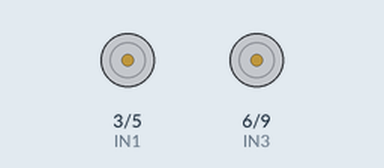
Bench run of a sketch on a simulated Arduino Uno, built with avr-gcc and run on an emulated ATmega328P. Shown: motor-driver pin pairs drawn as motors (green arrow = first pin HIGH = forward, orange = second pin HIGH = backward, longer = more drive). At 7.9 s the program stops and its outputs stay as they are.

Above: at 2.15 s.
At 2.5 s:
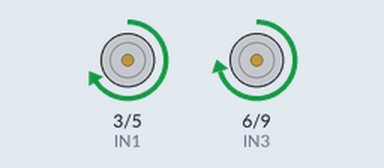
Timing chart, 0 to 9.4 s (numbered marks = the images above):
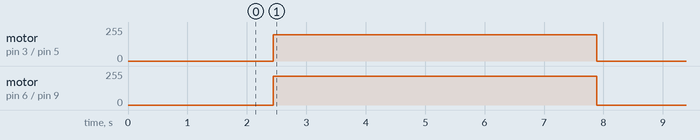

The sketch:

Code_Robot.ino
```cpp
#define IN1 3
#define IN2 5
#define IN3 6
#define IN4 9

int vitesse_croisiere = 85;

void setup() {
  pinMode(IN1, OUTPUT);
  pinMode(IN2, OUTPUT);
  pinMode(IN3, OUTPUT);
  pinMode(IN4, OUTPUT);

  delay(2000);
}

void loop() {
  // faire des choses ici

  for(int i = 0; i <= vitesse_croisiere; i++) {
    avancer(i);
    delay(5);
  }

  delay(5000);

  for(int i = vitesse_croisiere; i >= 0; i--) {
    avancer(i);
    delay(5);
  }

  stop();
  while(1);
}

void avancer(int vitesse) {
  int PWM = map(vitesse, 0, 100, 0, 255);

  int gauche = map(PWM, 0, 255, 0, 234);
  int droite = map(PWM, 0, 255, 0, 255);

  analogWrite(IN1, gauche);
  analogWrite(IN2, 0);
  analogWrite(IN3, droite);
  analogWrite(IN4, 0);
}

void stop() {
  digitalWrite(IN1, LOW);
  digitalWrite(IN2, LOW);
  digitalWrite(IN3, LOW);
  digitalWrite(IN4, LOW);
}
```

Measured:
- by itself, motor on pin 3 (IN1) / pin 5 (IN2): stopped → forward 198/255 at 2.4 s, → stopped 5.4 s later
- by itself, motor on pin 6 (IN3) / pin 9 (IN4): stopped → forward 216/255 at 2.4 s, → stopped 5.4 s later
